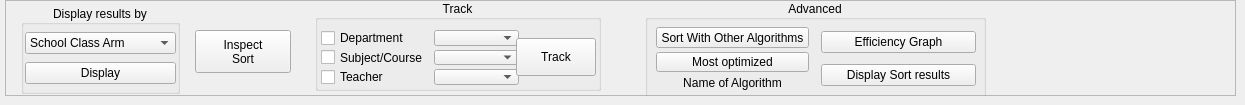
             <widget class="QWidget" name="execute">
              <attribute name="title">
               <string>Execute</string>
              </attribute>
              <widget class="QFrame" name="frame_6">
               <property name="geometry">
                <rect>
                 <x>5</x>
                 <y>0</y>
                 <width>1231</width>
                 <height>96</height>
                </rect>
               </property>
               <property name="frameShape">
                <enum>QFrame::StyledPanel</enum>
               </property>
               <property name="frameShadow">
                <enum>QFrame::Raised</enum>
               </property>
               <widget class="QGroupBox" name="groupBox_40">
                <property name="geometry">
                 <rect>
                  <x>640</x>
                  <y>0</y>
                  <width>341</width>
                  <height>101</height>
                 </rect>
                </property>
                <property name="title">
                 <string>Advanced</string>
                </property>
                <property name="alignment">
                 <set>Qt::AlignCenter</set>
                </property>
                <property name="flat">
                 <bool>false</bool>
                </property>
                <property name="checkable">
                 <bool>false</bool>
                </property>
                <layout class="QHBoxLayout" name="horizontalLayout_15">
                 <property name="spacing">
                  <number>5</number>
                 </property>
                 <property name="leftMargin">
                  <number>4</number>
                 </property>
                 <property name="topMargin">
                  <number>3</number>
                 </property>
                 <property name="rightMargin">
                  <number>4</number>
                 </property>
                 <property name="bottomMargin">
                  <number>4</number>
                 </property>
                 <item>
                  <widget class="QFrame" name="frame_39">
                   <layout class="QVBoxLayout" name="verticalLayout_29">
                    <property name="spacing">
                     <number>4</number>
                    </property>
                    <property name="leftMargin">
                     <number>4</number>
                    </property>
                    <property name="topMargin">
                     <number>4</number>
                    </property>
                    <property name="rightMargin">
                     <number>4</number>
                    </property>
                    <property name="bottomMargin">
                     <number>4</number>
                    </property>
                    <item>
                     <widget class="QPushButton" name="pushButton_46">
                      <property name="minimumSize">
                       <size>
                        <width>0</width>
                        <height>0</height>
                       </size>
                      </property>
                      <property name="text">
                       <string>Sort With Other Algorithms</string>
                      </property>
                     </widget>
                    </item>
                    <item>
                     <widget class="QPushButton" name="pushButton_47">
                      <property name="toolTip">
                       <string>&lt;html&gt;&lt;head/&gt;&lt;body&gt;&lt;p&gt;Rendered inactive until the &amp;quot;Sort with other algorithms button is clicked&amp;quot;. &lt;/p&gt;&lt;p&gt;This button reveals the most mathematically optimized algorithm for this particular setup of Classes, Subjects and Teachers.&lt;/p&gt;&lt;/body&gt;&lt;/html&gt;</string>
                      </property>
                      <property name="text">
                       <string>Most optimized</string>
                      </property>
                     </widget>
                    </item>
                    <item>
                     <widget class="QLabel" name="label_43">
                      <property name="toolTip">
                       <string>&lt;html&gt;&lt;head/&gt;&lt;body&gt;&lt;p&gt;Rendered dormant for now till sort is finished.&lt;/p&gt;&lt;/body&gt;&lt;/html&gt;</string>
                      </property>
                      <property name="text">
                       <string>Name of Algorithm</string>
                      </property>
                      <property name="alignment">
                       <set>Qt::AlignCenter</set>
                      </property>
                     </widget>
                    </item>
                   </layout>
                  </widget>
                 </item>
                 <item>
                  <widget class="QFrame" name="frame_41">
                   <layout class="QVBoxLayout" name="verticalLayout_30">
                    <property name="leftMargin">
                     <number>3</number>
                    </property>
                    <property name="topMargin">
                     <number>3</number>
                    </property>
                    <property name="rightMargin">
                     <number>3</number>
                    </property>
                    <property name="bottomMargin">
                     <number>3</number>
                    </property>
                    <item>
                     <widget class="QPushButton" name="pushButton_49">
                      <property name="toolTip">
                       <string>&lt;html&gt;&lt;head/&gt;&lt;body&gt;&lt;p&gt;A graph showing the measure of spread of a Teacher's periods throughout the day.&lt;/p&gt;&lt;p&gt;Tip:&lt;/p&gt;&lt;p&gt;The Teacher's teaching efficiency is higher the less contiguous they're classes are.&lt;/p&gt;&lt;/body&gt;&lt;/html&gt;</string>
                      </property>
                      <property name="text">
                       <string>Efficiency Graph</string>
                      </property>
                      <property name="icon">
                       <iconset>
                        <normaloff>../Icons-mine/efficiency-graph.png</normaloff>../Icons-mine/efficiency-graph.png</iconset>
                      </property>
                      <property name="iconSize">
                       <size>
                        <width>24</width>
                        <height>18</height>
                       </size>
                      </property>
                     </widget>
                    </item>
                    <item>
                     <widget class="QPushButton" name="pushButton_50">
                      <property name="toolTip">
                       <string>&lt;html&gt;&lt;head/&gt;&lt;body&gt;&lt;p&gt;Displays the result of the efficiency calculations on each of the sorting algorithms.&lt;/p&gt;&lt;/body&gt;&lt;/html&gt;</string>
                      </property>
                      <property name="text">
                       <string>Display Sort results</string>
                      </property>
                     </widget>
                    </item>
                   </layout>
                  </widget>
                 </item>
                </layout>
               </widget>
               <widget class="QFrame" name="frame">
                <property name="geometry">
                 <rect>
                  <x>15</x>
                  <y>0</y>
                  <width>161</width>
                  <height>96</height>
                 </rect>
                </property>
                <layout class="QVBoxLayout" name="verticalLayout_10">
                 <property name="spacing">
                  <number>3</number>
                 </property>
                 <property name="leftMargin">
                  <number>1</number>
                 </property>
                 <property name="topMargin">
                  <number>5</number>
                 </property>
                 <property name="rightMargin">
                  <number>1</number>
                 </property>
                 <property name="bottomMargin">
                  <number>2</number>
                 </property>
                 <item>
                  <widget class="QGroupBox" name="groupBox_45">
                   <property name="title">
                    <string>Display results by</string>
                   </property>
                   <property name="alignment">
                    <set>Qt::AlignCenter</set>
                   </property>
                   <layout class="QVBoxLayout" name="verticalLayout_64">
                    <property name="spacing">
                     <number>2</number>
                    </property>
                    <property name="leftMargin">
                     <number>1</number>
                    </property>
                    <property name="topMargin">
                     <number>1</number>
                    </property>
                    <property name="rightMargin">
                     <number>1</number>
                    </property>
                    <property name="bottomMargin">
                     <number>1</number>
                    </property>
                    <item>
                     <widget class="QComboBox" name="comboBox_11">
                      <item>
                       <property name="text">
                        <string>School Class Arm</string>
                       </property>
                      </item>
                      <item>
                       <property name="text">
                        <string>Day</string>
                       </property>
                      </item>
                      <item>
                       <property name="text">
                        <string>Teacher</string>
                       </property>
                      </item>
                     </widget>
                    </item>
                    <item>
                     <widget class="QPushButton" name="pushButton_2">
                      <property name="text">
                       <string>Display</string>
                      </property>
                     </widget>
                    </item>
                   </layout>
                  </widget>
                 </item>
                </layout>
               </widget>
               <widget class="QGroupBox" name="groupBox_15">
                <property name="geometry">
                 <rect>
                  <x>310</x>
                  <y>0</y>
                  <width>286</width>
                  <height>91</height>
                 </rect>
                </property>
                <property name="toolTip">
                 <string>&lt;html&gt;&lt;head/&gt;&lt;body&gt;&lt;p&gt;Find a Department, class arm or teacher in the timetable.&lt;/p&gt;&lt;/body&gt;&lt;/html&gt;</string>
                </property>
                <property name="title">
                 <string>Track</string>
                </property>
                <property name="alignment">
                 <set>Qt::AlignCenter</set>
                </property>
                <layout class="QHBoxLayout" name="horizontalLayout_31">
                 <property name="spacing">
                  <number>6</number>
                 </property>
                 <property name="leftMargin">
                  <number>2</number>
                 </property>
                 <property name="topMargin">
                  <number>9</number>
                 </property>
                 <property name="rightMargin">
                  <number>2</number>
                 </property>
                 <property name="bottomMargin">
                  <number>2</number>
                 </property>
                 <item>
                  <widget class="QFrame" name="frame_16">
                   <property name="minimumSize">
                    <size>
                     <width>200</width>
                     <height>0</height>
                    </size>
                   </property>
                   <layout class="QFormLayout" name="formLayout_6">
                    <property name="horizontalSpacing">
                     <number>6</number>
                    </property>
                    <property name="verticalSpacing">
                     <number>4</number>
                    </property>
                    <property name="leftMargin">
                     <number>1</number>
                    </property>
                    <property name="topMargin">
                     <number>1</number>
                    </property>
                    <property name="rightMargin">
                     <number>1</number>
                    </property>
                    <property name="bottomMargin">
                     <number>1</number>
                    </property>
                    <item row="0" column="1">
                     <widget class="QComboBox" name="comboBox_15">
                      <property name="maximumSize">
                       <size>
                        <width>16777215</width>
                        <height>16777215</height>
                       </size>
                      </property>
                      <property name="layoutDirection">
                       <enum>Qt::LeftToRight</enum>
                      </property>
                      <property name="autoFillBackground">
                       <bool>false</bool>
                      </property>
                      <property name="editable">
                       <bool>false</bool>
                      </property>
                      <property name="currentText">
                       <string/>
                      </property>
                      <property name="duplicatesEnabled">
                       <bool>false</bool>
                      </property>
                     </widget>
                    </item>
                    <item row="1" column="1">
                     <widget class="QComboBox" name="comboBox_16">
                      <property name="maximumSize">
                       <size>
                        <width>16777215</width>
                        <height>16777215</height>
                       </size>
                      </property>
                     </widget>
                    </item>
                    <item row="2" column="1">
                     <widget class="QComboBox" name="comboBox_14">
                      <property name="maximumSize">
                       <size>
                        <width>16777215</width>
                        <height>16777215</height>
                       </size>
                      </property>
                     </widget>
                    </item>
                    <item row="0" column="0">
                     <widget class="QCheckBox" name="checkBox">
                      <property name="text">
                       <string>Department</string>
                      </property>
                      <property name="autoExclusive">
                       <bool>true</bool>
                      </property>
                     </widget>
                    </item>
                    <item row="1" column="0">
                     <widget class="QCheckBox" name="checkBox_2">
                      <property name="text">
                       <string>Subject/Course</string>
                      </property>
                      <property name="autoExclusive">
                       <bool>true</bool>
                      </property>
                     </widget>
                    </item>
                    <item row="2" column="0">
                     <widget class="QCheckBox" name="checkBox_3">
                      <property name="text">
                       <string>Teacher</string>
                      </property>
                      <property name="autoExclusive">
                       <bool>true</bool>
                      </property>
                     </widget>
                    </item>
                   </layout>
                  </widget>
                 </item>
                 <item>
                  <widget class="QPushButton" name="pushButton_35">
                   <property name="sizePolicy">
                    <sizepolicy hsizetype="Minimum" vsizetype="Fixed">
                     <horstretch>0</horstretch>
                     <verstretch>0</verstretch>
                    </sizepolicy>
                   </property>
                   <property name="minimumSize">
                    <size>
                     <width>0</width>
                     <height>38</height>
                    </size>
                   </property>
                   <property name="text">
                    <string>Track</string>
                   </property>
                  </widget>
                 </item>
                </layout>
               </widget>
               <widget class="QPushButton" name="inspectBtn">
                <property name="geometry">
                 <rect>
                  <x>190</x>
                  <y>30</y>
                  <width>96</width>
                  <height>43</height>
                 </rect>
                </property>
                <property name="minimumSize">
                 <size>
                  <width>0</width>
                  <height>43</height>
                 </size>
                </property>
                <property name="toolTip">
                 <string>&lt;html&gt;&lt;head/&gt;&lt;body&gt;&lt;p&gt;Iterate through the entire timetable to see if all subjects' requirements are met.&lt;/p&gt;&lt;/body&gt;&lt;/html&gt;</string>
                </property>
                <property name="text">
                 <string>Inspect
Sort</string>
                </property>
                <property name="icon">
                 <iconset>
                  <normaloff>../Icons-mine/Inspect_glasses.png</normaloff>../Icons-mine/Inspect_glasses.png</iconset>
                </property>
                <property name="iconSize">
                 <size>
                  <width>20</width>
                  <height>20</height>
                 </size>
                </property>
               </widget>
              </widget>
             </widget>
